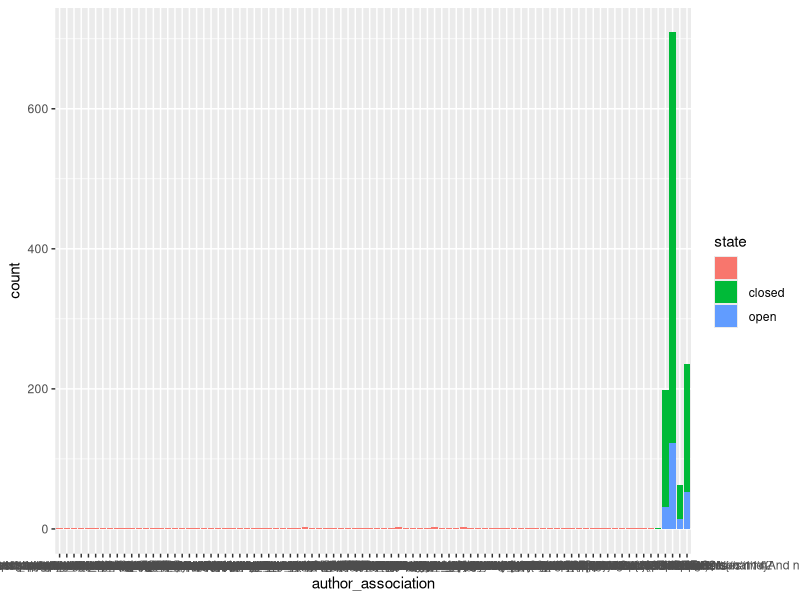

Write R code to recreate this figure.
## ---- chunk 1
library(ggplot2)
library(ggthemes)

issues <- read.csv("../data/issues.csv")
opens.gt.1 <- issues[issues$created_by %in%  names( table(issues$created_by)[table(issues$created_by) > 1]),]
closes.gt.1 <- issues[issues$closer %in%  names( table(issues$closer)[table(issues$closer) > 1]),]
issues$author_association <- as.factor(issues$author_association)
closes.gt.1 <- closes.gt.1[closes.gt.1$state == " closed",]
## ---- chunk 2
ggplot(issues,aes(x=author_association,fill=state))+geom_bar() 
